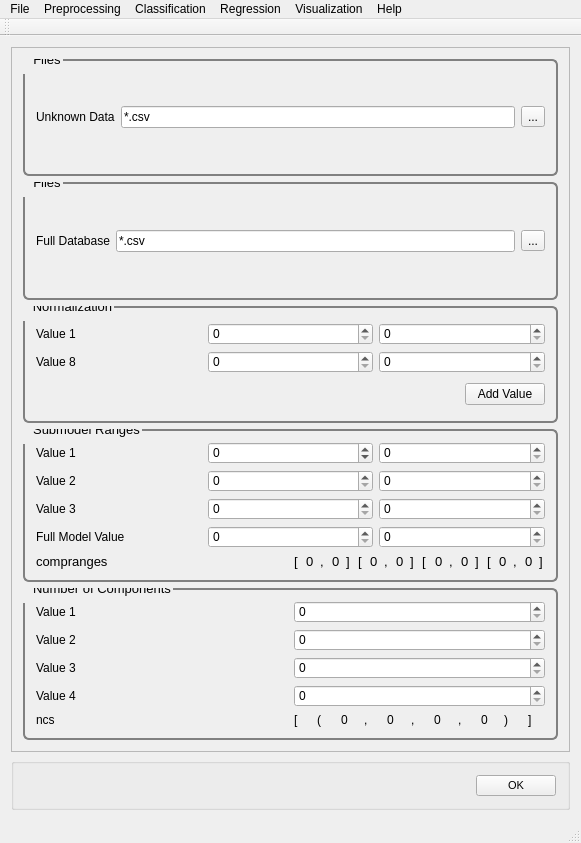
<?xml version="1.0" encoding="UTF-8"?>
<ui version="4.0">
 <class>MainWindow</class>
 <widget class="QMainWindow" name="MainWindow">
  <property name="geometry">
   <rect>
    <x>0</x>
    <y>0</y>
    <width>581</width>
    <height>843</height>
   </rect>
  </property>
  <property name="windowTitle">
   <string>PYSAT</string>
  </property>
  <widget class="QWidget" name="centralWidget">
   <layout class="QVBoxLayout" name="verticalLayout_23">
    <item>
     <widget class="QScrollArea" name="scrollArea">
      <property name="widgetResizable">
       <bool>true</bool>
      </property>
      <widget class="QWidget" name="scrollAreaWidgetContents_2">
       <property name="geometry">
        <rect>
         <x>0</x>
         <y>0</y>
         <width>561</width>
         <height>721</height>
        </rect>
       </property>
       <property name="font">
        <font>
         <pointsize>8</pointsize>
        </font>
       </property>
       <property name="styleSheet">
        <string notr="true">QGroupBox {
  border: 2px solid gray;
  border-radius: 6px;
  margin-top: 0.5em;
}

QGroupBox::title {

  padding-top: -14px;
  padding-left: 8px;
}
</string>
       </property>
       <layout class="QVBoxLayout" name="verticalLayout_8">
        <item>
         <widget class="QGroupBox" name="unknownData">
          <property name="font">
           <font>
            <pointsize>10</pointsize>
           </font>
          </property>
          <property name="title">
           <string>Files</string>
          </property>
          <layout class="QVBoxLayout" name="verticalLayout_6">
           <item>
            <layout class="QHBoxLayout" name="horizontalLayout">
             <item>
              <layout class="QVBoxLayout" name="verticalLayout">
               <item>
                <widget class="QLabel" name="label">
                 <property name="text">
                  <string>Unknown Data</string>
                 </property>
                </widget>
               </item>
              </layout>
             </item>
             <item>
              <layout class="QVBoxLayout" name="verticalLayout_3">
               <item>
                <widget class="QLineEdit" name="lineEdit_2">
                 <property name="text">
                  <string extracomment="Make this change whenever a new file is selected">*.csv</string>
                 </property>
                 <property name="readOnly">
                  <bool>true</bool>
                 </property>
                </widget>
               </item>
              </layout>
             </item>
             <item>
              <layout class="QVBoxLayout" name="verticalLayout_5">
               <item>
                <widget class="QToolButton" name="unknownDataButton">
                 <property name="text">
                  <string>...</string>
                 </property>
                </widget>
               </item>
              </layout>
             </item>
            </layout>
           </item>
          </layout>
         </widget>
        </item>
        <item>
         <widget class="QGroupBox" name="referenceData">
          <property name="font">
           <font>
            <pointsize>10</pointsize>
           </font>
          </property>
          <property name="title">
           <string>Files</string>
          </property>
          <layout class="QVBoxLayout" name="verticalLayout_15">
           <item>
            <layout class="QHBoxLayout" name="horizontalLayout_11">
             <item>
              <layout class="QVBoxLayout" name="verticalLayout_16">
               <item>
                <widget class="QLabel" name="label_8">
                 <property name="text">
                  <string>Full Database</string>
                 </property>
                </widget>
               </item>
              </layout>
             </item>
             <item>
              <layout class="QVBoxLayout" name="verticalLayout_20">
               <item>
                <widget class="QLineEdit" name="lineEdit_9">
                 <property name="text">
                  <string extracomment="Make this change whenever a new file is selected">*.csv</string>
                 </property>
                 <property name="readOnly">
                  <bool>true</bool>
                 </property>
                </widget>
               </item>
              </layout>
             </item>
             <item>
              <layout class="QVBoxLayout" name="verticalLayout_21">
               <item>
                <widget class="QToolButton" name="fullDataBaseButton_3">
                 <property name="text">
                  <string>...</string>
                 </property>
                </widget>
               </item>
              </layout>
             </item>
            </layout>
           </item>
          </layout>
         </widget>
        </item>
        <item>
         <widget class="QGroupBox" name="Normalization">
          <property name="font">
           <font>
            <pointsize>10</pointsize>
           </font>
          </property>
          <property name="title">
           <string>Normalization</string>
          </property>
          <layout class="QVBoxLayout" name="verticalLayout_27">
           <item>
            <layout class="QVBoxLayout" name="verticalLayout_26">
             <item>
              <layout class="QVBoxLayout" name="verticalLayout_2">
               <item>
                <layout class="QHBoxLayout" name="horizontalLayout_2">
                 <item>
                  <widget class="QLabel" name="norm_label">
                   <property name="text">
                    <string>Value 1</string>
                   </property>
                  </widget>
                 </item>
                 <item>
                  <widget class="QSpinBox" name="norm_spinBox_9">
                   <property name="maximum">
                    <number>1000</number>
                   </property>
                  </widget>
                 </item>
                 <item>
                  <widget class="QSpinBox" name="norm_spinBox">
                   <property name="maximum">
                    <number>1000</number>
                   </property>
                  </widget>
                 </item>
                </layout>
               </item>
              </layout>
             </item>
             <item>
              <layout class="QVBoxLayout" name="verticalLayout_22">
               <item>
                <layout class="QHBoxLayout" name="horizontalLayout_24">
                 <item>
                  <widget class="QLabel" name="norm_label_8">
                   <property name="text">
                    <string>Value 8</string>
                   </property>
                  </widget>
                 </item>
                 <item>
                  <widget class="QSpinBox" name="norm_spinBox_16">
                   <property name="maximum">
                    <number>1000</number>
                   </property>
                  </widget>
                 </item>
                 <item>
                  <widget class="QSpinBox" name="norm_spinBox_8">
                   <property name="maximum">
                    <number>1000</number>
                   </property>
                  </widget>
                 </item>
                </layout>
               </item>
              </layout>
             </item>
            </layout>
           </item>
           <item>
            <layout class="QHBoxLayout" name="horizontalLayout_25">
             <item>
              <spacer name="horizontalSpacer_6">
               <property name="orientation">
                <enum>Qt::Horizontal</enum>
               </property>
               <property name="sizeHint" stdset="0">
                <size>
                 <width>40</width>
                 <height>20</height>
                </size>
               </property>
              </spacer>
             </item>
             <item>
              <widget class="QPushButton" name="NormValuebutton">
               <property name="text">
                <string>Add Value</string>
               </property>
              </widget>
             </item>
            </layout>
           </item>
          </layout>
          <zorder></zorder>
          <zorder></zorder>
         </widget>
        </item>
        <item>
         <widget class="QGroupBox" name="CompRanges">
          <property name="font">
           <font>
            <pointsize>10</pointsize>
           </font>
          </property>
          <property name="title">
           <string>Submodel Ranges</string>
          </property>
          <layout class="QVBoxLayout" name="verticalLayout_7">
           <item>
            <layout class="QVBoxLayout" name="verticalLayout_4">
             <item>
              <layout class="QHBoxLayout" name="horizontalLayout_3">
               <item>
                <widget class="QLabel" name="label_80">
                 <property name="text">
                  <string>Value 1</string>
                 </property>
                </widget>
               </item>
               <item>
                <widget class="QSpinBox" name="comp_range">
                 <property name="minimum">
                  <number>-100</number>
                 </property>
                 <property name="maximum">
                  <number>1000</number>
                 </property>
                </widget>
               </item>
               <item>
                <widget class="QSpinBox" name="comp_range_2">
                 <property name="maximum">
                  <number>1000</number>
                 </property>
                </widget>
               </item>
              </layout>
             </item>
             <item>
              <layout class="QHBoxLayout" name="horizontalLayout_5">
               <item>
                <widget class="QLabel" name="label_81">
                 <property name="text">
                  <string>Value 2</string>
                 </property>
                </widget>
               </item>
               <item>
                <widget class="QSpinBox" name="comp_range_3">
                 <property name="maximum">
                  <number>1000</number>
                 </property>
                </widget>
               </item>
               <item>
                <widget class="QSpinBox" name="comp_range_4">
                 <property name="maximum">
                  <number>1000</number>
                 </property>
                </widget>
               </item>
              </layout>
             </item>
             <item>
              <layout class="QHBoxLayout" name="horizontalLayout_7">
               <item>
                <widget class="QLabel" name="label_82">
                 <property name="text">
                  <string>Value 3</string>
                 </property>
                </widget>
               </item>
               <item>
                <widget class="QSpinBox" name="comp_range_5">
                 <property name="maximum">
                  <number>1000</number>
                 </property>
                </widget>
               </item>
               <item>
                <widget class="QSpinBox" name="comp_range_6">
                 <property name="maximum">
                  <number>1000</number>
                 </property>
                </widget>
               </item>
              </layout>
             </item>
             <item>
              <layout class="QHBoxLayout" name="horizontalLayout_10">
               <item>
                <widget class="QLabel" name="label_85">
                 <property name="text">
                  <string>Full Model Value</string>
                 </property>
                </widget>
               </item>
               <item>
                <widget class="QSpinBox" name="comp_range_7">
                 <property name="maximum">
                  <number>1000</number>
                 </property>
                </widget>
               </item>
               <item>
                <widget class="QSpinBox" name="comp_range_8">
                 <property name="maximum">
                  <number>1000</number>
                 </property>
                </widget>
               </item>
              </layout>
             </item>
            </layout>
           </item>
           <item>
            <layout class="QHBoxLayout" name="horizontalLayout_9">
             <item>
              <widget class="QLabel" name="label_40">
               <property name="font">
                <font>
                 <pointsize>10</pointsize>
                </font>
               </property>
               <property name="text">
                <string>compranges</string>
               </property>
              </widget>
             </item>
             <item>
              <layout class="QHBoxLayout" name="horizontalLayout_6">
               <item>
                <widget class="QLabel" name="label_20">
                 <property name="font">
                  <font>
                   <pointsize>10</pointsize>
                  </font>
                 </property>
                 <property name="text">
                  <string>[</string>
                 </property>
                </widget>
               </item>
               <item>
                <widget class="QLabel" name="label_21">
                 <property name="font">
                  <font>
                   <pointsize>10</pointsize>
                  </font>
                 </property>
                 <property name="text">
                  <string>0</string>
                 </property>
                </widget>
               </item>
               <item>
                <widget class="QLabel" name="label_22">
                 <property name="font">
                  <font>
                   <pointsize>10</pointsize>
                  </font>
                 </property>
                 <property name="text">
                  <string>,</string>
                 </property>
                </widget>
               </item>
               <item>
                <widget class="QLabel" name="label_23">
                 <property name="font">
                  <font>
                   <pointsize>10</pointsize>
                  </font>
                 </property>
                 <property name="text">
                  <string>0</string>
                 </property>
                </widget>
               </item>
               <item>
                <widget class="QLabel" name="label_24">
                 <property name="font">
                  <font>
                   <pointsize>10</pointsize>
                  </font>
                 </property>
                 <property name="text">
                  <string>]</string>
                 </property>
                </widget>
               </item>
               <item>
                <widget class="QLabel" name="label_27">
                 <property name="font">
                  <font>
                   <pointsize>10</pointsize>
                  </font>
                 </property>
                 <property name="text">
                  <string>[</string>
                 </property>
                </widget>
               </item>
               <item>
                <widget class="QLabel" name="label_29">
                 <property name="font">
                  <font>
                   <pointsize>10</pointsize>
                  </font>
                 </property>
                 <property name="text">
                  <string>0</string>
                 </property>
                </widget>
               </item>
               <item>
                <widget class="QLabel" name="label_28">
                 <property name="font">
                  <font>
                   <pointsize>10</pointsize>
                  </font>
                 </property>
                 <property name="text">
                  <string>,</string>
                 </property>
                </widget>
               </item>
               <item>
                <widget class="QLabel" name="label_26">
                 <property name="font">
                  <font>
                   <pointsize>10</pointsize>
                  </font>
                 </property>
                 <property name="text">
                  <string>0</string>
                 </property>
                </widget>
               </item>
               <item>
                <widget class="QLabel" name="label_25">
                 <property name="font">
                  <font>
                   <pointsize>10</pointsize>
                  </font>
                 </property>
                 <property name="text">
                  <string>]</string>
                 </property>
                </widget>
               </item>
               <item>
                <widget class="QLabel" name="label_32">
                 <property name="font">
                  <font>
                   <pointsize>10</pointsize>
                  </font>
                 </property>
                 <property name="text">
                  <string>[</string>
                 </property>
                </widget>
               </item>
               <item>
                <widget class="QLabel" name="label_30">
                 <property name="font">
                  <font>
                   <pointsize>10</pointsize>
                  </font>
                 </property>
                 <property name="text">
                  <string>0</string>
                 </property>
                </widget>
               </item>
               <item>
                <widget class="QLabel" name="label_33">
                 <property name="font">
                  <font>
                   <pointsize>10</pointsize>
                  </font>
                 </property>
                 <property name="text">
                  <string>,</string>
                 </property>
                </widget>
               </item>
               <item>
                <widget class="QLabel" name="label_34">
                 <property name="font">
                  <font>
                   <pointsize>10</pointsize>
                  </font>
                 </property>
                 <property name="text">
                  <string>0</string>
                 </property>
                </widget>
               </item>
               <item>
                <widget class="QLabel" name="label_31">
                 <property name="font">
                  <font>
                   <pointsize>10</pointsize>
                  </font>
                 </property>
                 <property name="text">
                  <string>]</string>
                 </property>
                </widget>
               </item>
               <item>
                <widget class="QLabel" name="label_39">
                 <property name="font">
                  <font>
                   <pointsize>10</pointsize>
                  </font>
                 </property>
                 <property name="text">
                  <string>[</string>
                 </property>
                </widget>
               </item>
               <item>
                <widget class="QLabel" name="label_36">
                 <property name="font">
                  <font>
                   <pointsize>10</pointsize>
                  </font>
                 </property>
                 <property name="text">
                  <string>0</string>
                 </property>
                </widget>
               </item>
               <item>
                <widget class="QLabel" name="label_37">
                 <property name="font">
                  <font>
                   <pointsize>10</pointsize>
                  </font>
                 </property>
                 <property name="text">
                  <string>,</string>
                 </property>
                </widget>
               </item>
               <item>
                <widget class="QLabel" name="label_35">
                 <property name="font">
                  <font>
                   <pointsize>10</pointsize>
                  </font>
                 </property>
                 <property name="text">
                  <string>0</string>
                 </property>
                </widget>
               </item>
               <item>
                <widget class="QLabel" name="label_38">
                 <property name="font">
                  <font>
                   <pointsize>10</pointsize>
                  </font>
                 </property>
                 <property name="text">
                  <string>]</string>
                 </property>
                </widget>
               </item>
              </layout>
             </item>
            </layout>
           </item>
          </layout>
         </widget>
        </item>
        <item>
         <widget class="QGroupBox" name="CreateModels">
          <property name="font">
           <font>
            <pointsize>10</pointsize>
           </font>
          </property>
          <property name="title">
           <string>Number of Components</string>
          </property>
          <layout class="QVBoxLayout" name="verticalLayout_17">
           <item>
            <layout class="QHBoxLayout" name="horizontalLayout_14">
             <item>
              <layout class="QVBoxLayout" name="verticalLayout_18">
               <item>
                <widget class="QLabel" name="label_70">
                 <property name="text">
                  <string>Value 1</string>
                 </property>
                </widget>
               </item>
               <item>
                <widget class="QLabel" name="label_71">
                 <property name="text">
                  <string>Value 2</string>
                 </property>
                </widget>
               </item>
               <item>
                <widget class="QLabel" name="label_72">
                 <property name="text">
                  <string>Value 3</string>
                 </property>
                </widget>
               </item>
               <item>
                <widget class="QLabel" name="label_73">
                 <property name="text">
                  <string>Value 4</string>
                 </property>
                </widget>
               </item>
              </layout>
             </item>
             <item>
              <layout class="QVBoxLayout" name="verticalLayout_19">
               <item>
                <widget class="QSpinBox" name="create_model_spin">
                 <property name="maximum">
                  <number>20</number>
                 </property>
                </widget>
               </item>
               <item>
                <widget class="QSpinBox" name="create_model_spin_2">
                 <property name="maximum">
                  <number>20</number>
                 </property>
                </widget>
               </item>
               <item>
                <widget class="QSpinBox" name="create_model_spin_3">
                 <property name="maximum">
                  <number>20</number>
                 </property>
                </widget>
               </item>
               <item>
                <widget class="QSpinBox" name="create_model_spin_4">
                 <property name="maximum">
                  <number>20</number>
                 </property>
                </widget>
               </item>
              </layout>
             </item>
            </layout>
           </item>
           <item>
            <layout class="QHBoxLayout" name="horizontalLayout_15">
             <item>
              <widget class="QLabel" name="label_74">
               <property name="text">
                <string>ncs</string>
               </property>
              </widget>
             </item>
             <item>
              <layout class="QHBoxLayout" name="horizontalLayout_16">
               <item>
                <widget class="QLabel" name="label_75">
                 <property name="text">
                  <string>[</string>
                 </property>
                </widget>
               </item>
               <item>
                <widget class="QLabel" name="label_76">
                 <property name="text">
                  <string>(</string>
                 </property>
                </widget>
               </item>
               <item>
                <widget class="QLabel" name="label_77">
                 <property name="text">
                  <string>0</string>
                 </property>
                </widget>
               </item>
               <item>
                <widget class="QLabel" name="label_78">
                 <property name="text">
                  <string>,</string>
                 </property>
                </widget>
               </item>
               <item>
                <widget class="QLabel" name="label_79">
                 <property name="text">
                  <string>0</string>
                 </property>
                </widget>
               </item>
               <item>
                <widget class="QLabel" name="label_83">
                 <property name="text">
                  <string>,</string>
                 </property>
                </widget>
               </item>
               <item>
                <widget class="QLabel" name="label_84">
                 <property name="text">
                  <string>0</string>
                 </property>
                </widget>
               </item>
               <item>
                <widget class="QLabel" name="label_88">
                 <property name="text">
                  <string>,</string>
                 </property>
                </widget>
               </item>
               <item>
                <widget class="QLabel" name="label_89">
                 <property name="text">
                  <string>0</string>
                 </property>
                </widget>
               </item>
               <item>
                <widget class="QLabel" name="label_90">
                 <property name="text">
                  <string>)</string>
                 </property>
                </widget>
               </item>
               <item>
                <widget class="QLabel" name="label_91">
                 <property name="text">
                  <string>]</string>
                 </property>
                </widget>
               </item>
              </layout>
             </item>
            </layout>
           </item>
          </layout>
         </widget>
        </item>
       </layout>
       <zorder>CreateModels</zorder>
       <zorder>Normalization</zorder>
       <zorder>CompRanges</zorder>
       <zorder>unknownData</zorder>
       <zorder>referenceData</zorder>
      </widget>
     </widget>
    </item>
    <item>
     <widget class="QGroupBox" name="OK">
      <layout class="QHBoxLayout" name="ok">
       <item>
        <spacer name="horizontalSpacer_5">
         <property name="orientation">
          <enum>Qt::Horizontal</enum>
         </property>
         <property name="sizeHint" stdset="0">
          <size>
           <width>40</width>
           <height>20</height>
          </size>
         </property>
        </spacer>
       </item>
       <item>
        <widget class="QPushButton" name="okButton">
         <property name="font">
          <font>
           <pointsize>8</pointsize>
          </font>
         </property>
         <property name="mouseTracking">
          <bool>false</bool>
         </property>
         <property name="text">
          <string>OK</string>
         </property>
        </widget>
       </item>
      </layout>
     </widget>
    </item>
   </layout>
  </widget>
  <widget class="QToolBar" name="mainToolBar">
   <attribute name="toolBarArea">
    <enum>TopToolBarArea</enum>
   </attribute>
   <attribute name="toolBarBreak">
    <bool>false</bool>
   </attribute>
  </widget>
  <widget class="QStatusBar" name="statusBar"/>
  <widget class="QMenuBar" name="menuBar">
   <property name="geometry">
    <rect>
     <x>0</x>
     <y>0</y>
     <width>581</width>
     <height>21</height>
    </rect>
   </property>
   <widget class="QMenu" name="menuFile">
    <property name="title">
     <string>File</string>
    </property>
    <addaction name="actionLoad_Refence_Data"/>
    <addaction name="actionLoad_Unknown_Data"/>
    <addaction name="actionSet_output_location"/>
    <addaction name="separator"/>
    <addaction name="actionSave_Current_Plots"/>
    <addaction name="actionSave_Current_Data"/>
    <addaction name="separator"/>
    <addaction name="actionCreate_New_Workflow"/>
    <addaction name="actionSave_Current_Workflow"/>
    <addaction name="separator"/>
    <addaction name="actionExit"/>
   </widget>
   <widget class="QMenu" name="menuPreprocessing">
    <property name="title">
     <string>Preprocessing</string>
    </property>
    <widget class="QMenu" name="menuBaseline_Removal">
     <property name="title">
      <string>Baseline Removal</string>
     </property>
     <addaction name="actionALS"/>
     <addaction name="actionDietrich"/>
     <addaction name="actionPolyFit"/>
     <addaction name="actionAirPLS"/>
     <addaction name="actionFABC"/>
     <addaction name="actionKK"/>
     <addaction name="actionMario"/>
     <addaction name="actionMedian"/>
     <addaction name="actionRubberband"/>
     <addaction name="actionUndecimated_Wavelet"/>
    </widget>
    <widget class="QMenu" name="menuCalibration_Transfer">
     <property name="title">
      <string>Calibration Transfer</string>
     </property>
     <addaction name="actionRatio"/>
     <addaction name="actionTommy_s_Methgod"/>
     <addaction name="actionPiecewise_Direct_Standardization"/>
     <addaction name="actionOthers_3"/>
    </widget>
    <addaction name="actionNormalization"/>
    <addaction name="actionNoise_Reduction"/>
    <addaction name="actionApply_Mask"/>
    <addaction name="actionInterpolate"/>
    <addaction name="actionInstrument_Response"/>
    <addaction name="menuBaseline_Removal"/>
    <addaction name="menuCalibration_Transfer"/>
    <addaction name="actionICA_2"/>
    <addaction name="actionPCA_2"/>
   </widget>
   <widget class="QMenu" name="menuRegression">
    <property name="title">
     <string>Regression</string>
    </property>
    <addaction name="actionCross_Validation"/>
    <addaction name="actionTrain"/>
    <addaction name="actionPredict"/>
   </widget>
   <widget class="QMenu" name="menuHelp">
    <property name="title">
     <string>Help</string>
    </property>
    <addaction name="actionIndex"/>
    <addaction name="actionContent_2"/>
    <addaction name="separator"/>
    <addaction name="actionAbout"/>
    <addaction name="actionAbout_QtCreator"/>
   </widget>
   <widget class="QMenu" name="menuClassification">
    <property name="title">
     <string>Classification</string>
    </property>
    <widget class="QMenu" name="menuSupervised">
     <property name="title">
      <string>Supervised</string>
     </property>
     <addaction name="actionPLS_DA"/>
     <addaction name="actionSIMCA"/>
    </widget>
    <widget class="QMenu" name="menuClustering">
     <property name="title">
      <string>Clustering</string>
     </property>
     <addaction name="actionK_means"/>
     <addaction name="actionHierarchical_2"/>
    </widget>
    <addaction name="menuSupervised"/>
    <addaction name="menuClustering"/>
   </widget>
   <widget class="QMenu" name="menuVisualization">
    <property name="title">
     <string>Visualization</string>
    </property>
    <addaction name="actionLine_Plot"/>
    <addaction name="action1_to_1_Plot"/>
    <addaction name="actionScatter_Plot"/>
   </widget>
   <addaction name="menuFile"/>
   <addaction name="menuPreprocessing"/>
   <addaction name="menuClassification"/>
   <addaction name="menuRegression"/>
   <addaction name="menuVisualization"/>
   <addaction name="menuHelp"/>
  </widget>
  <action name="actionLoad_Refence_Data">
   <property name="text">
    <string>Load Refence Data</string>
   </property>
  </action>
  <action name="actionLoad_Unknown_Data">
   <property name="text">
    <string>Load Unknown Data</string>
   </property>
  </action>
  <action name="actionSave_Current_Workflow">
   <property name="text">
    <string>Save Current Workflow</string>
   </property>
  </action>
  <action name="actionSave_Current_Plots">
   <property name="text">
    <string>Save Current Plots</string>
   </property>
  </action>
  <action name="actionSave_Current_Data">
   <property name="text">
    <string>Save Current Data</string>
   </property>
  </action>
  <action name="actionCreate_New_Workflow">
   <property name="text">
    <string>Create New Workflow</string>
   </property>
  </action>
  <action name="actionNoise_Reduction">
   <property name="text">
    <string>Noise Reduction</string>
   </property>
  </action>
  <action name="actionApply_Mask">
   <property name="text">
    <string>Apply Mask</string>
   </property>
  </action>
  <action name="actionInterpolate">
   <property name="text">
    <string>Interpolate</string>
   </property>
  </action>
  <action name="actionInstrument_Response">
   <property name="text">
    <string>Instrument Response</string>
   </property>
  </action>
  <action name="actionALS">
   <property name="text">
    <string>ALS</string>
   </property>
  </action>
  <action name="actionDietrich">
   <property name="text">
    <string>Dietrich</string>
   </property>
  </action>
  <action name="actionPolyFit">
   <property name="text">
    <string>PolyFit</string>
   </property>
  </action>
  <action name="actionAirPLS">
   <property name="text">
    <string>AirPLS</string>
   </property>
  </action>
  <action name="actionFABC">
   <property name="text">
    <string>FABC</string>
   </property>
  </action>
  <action name="actionKK">
   <property name="text">
    <string>KK</string>
   </property>
  </action>
  <action name="actionMario">
   <property name="text">
    <string>Mario</string>
   </property>
  </action>
  <action name="actionMedian">
   <property name="text">
    <string>Median</string>
   </property>
  </action>
  <action name="actionRubberband">
   <property name="text">
    <string>Rubberband</string>
   </property>
  </action>
  <action name="actionUndecimated_Wavelet">
   <property name="text">
    <string>Undecimated Wavelet</string>
   </property>
  </action>
  <action name="actionRatio">
   <property name="text">
    <string>Ratio</string>
   </property>
  </action>
  <action name="actionTommy_s_Methgod">
   <property name="text">
    <string>Tommy's Method</string>
   </property>
  </action>
  <action name="actionPiecewise_Direct_Standardization">
   <property name="text">
    <string>Piecewise Direct Standardization</string>
   </property>
  </action>
  <action name="actionPCA">
   <property name="text">
    <string>PCA</string>
   </property>
  </action>
  <action name="actionICA">
   <property name="text">
    <string>ICA</string>
   </property>
  </action>
  <action name="actionK_Means">
   <property name="text">
    <string>K-Means</string>
   </property>
  </action>
  <action name="actionHierarchical">
   <property name="text">
    <string>Hierarchical</string>
   </property>
  </action>
  <action name="actionOthers">
   <property name="text">
    <string>Others...</string>
   </property>
  </action>
  <action name="actionOthers_2">
   <property name="text">
    <string>Others...</string>
   </property>
  </action>
  <action name="actionOthers_3">
   <property name="text">
    <string>Others...</string>
   </property>
  </action>
  <action name="actionPLS">
   <property name="text">
    <string>PLS</string>
   </property>
  </action>
  <action name="actionSM_PLS">
   <property name="text">
    <string>SM-PLS</string>
   </property>
  </action>
  <action name="actionICA_Regression">
   <property name="text">
    <string>ICA Regression</string>
   </property>
  </action>
  <action name="actionGaussian_Process">
   <property name="text">
    <string>Gaussian Process</string>
   </property>
  </action>
  <action name="actionMLP">
   <property name="text">
    <string>MLP</string>
   </property>
  </action>
  <action name="actionSVM">
   <property name="text">
    <string>SVM</string>
   </property>
  </action>
  <action name="actionOthers_4">
   <property name="text">
    <string>Others...</string>
   </property>
  </action>
  <action name="actionOthers_5">
   <property name="text">
    <string>Others...</string>
   </property>
  </action>
  <action name="actionIndex">
   <property name="text">
    <string>Index</string>
   </property>
  </action>
  <action name="actionContent_2">
   <property name="text">
    <string>Content</string>
   </property>
  </action>
  <action name="actionAbout">
   <property name="text">
    <string>About...</string>
   </property>
  </action>
  <action name="actionAbout_QtCreator">
   <property name="text">
    <string>About Qt...</string>
   </property>
  </action>
  <action name="actionExit">
   <property name="text">
    <string>Exit</string>
   </property>
  </action>
  <action name="actionNormalization">
   <property name="text">
    <string>Normalization</string>
   </property>
  </action>
  <action name="actionICA_2">
   <property name="text">
    <string>ICA</string>
   </property>
  </action>
  <action name="actionPCA_2">
   <property name="text">
    <string>PCA</string>
   </property>
  </action>
  <action name="actionPLS_DA">
   <property name="text">
    <string>PLS-DA</string>
   </property>
  </action>
  <action name="actionSIMCA">
   <property name="text">
    <string>SIMCA</string>
   </property>
  </action>
  <action name="actionK_means">
   <property name="text">
    <string>K-means</string>
   </property>
  </action>
  <action name="actionHierarchical_2">
   <property name="text">
    <string>Hierarchical</string>
   </property>
  </action>
  <action name="actionCross_Validation">
   <property name="text">
    <string>Cross Validation</string>
   </property>
  </action>
  <action name="actionTrain">
   <property name="text">
    <string>Train</string>
   </property>
  </action>
  <action name="actionPredict">
   <property name="text">
    <string>Predict</string>
   </property>
  </action>
  <action name="actionLine_Plot">
   <property name="text">
    <string>Line Plot</string>
   </property>
  </action>
  <action name="action1_to_1_Plot">
   <property name="text">
    <string>1 to 1 Plot</string>
   </property>
  </action>
  <action name="actionScatter_Plot">
   <property name="text">
    <string>Scatter Plot</string>
   </property>
  </action>
  <action name="actionSet_output_location">
   <property name="text">
    <string>Output Location</string>
   </property>
  </action>
 </widget>
 <layoutdefault spacing="6" margin="11"/>
 <resources/>
 <connections>
  <connection>
   <sender>create_model_spin_2</sender>
   <signal>valueChanged(int)</signal>
   <receiver>label_79</receiver>
   <slot>setNum(int)</slot>
   <hints>
    <hint type="sourcelabel">
     <x>399</x>
     <y>307</y>
    </hint>
    <hint type="destinationlabel">
     <x>383</x>
     <y>383</y>
    </hint>
   </hints>
  </connection>
  <connection>
   <sender>create_model_spin</sender>
   <signal>valueChanged(int)</signal>
   <receiver>label_77</receiver>
   <slot>setNum(int)</slot>
   <hints>
    <hint type="sourcelabel">
     <x>336</x>
     <y>268</y>
    </hint>
    <hint type="destinationlabel">
     <x>338</x>
     <y>385</y>
    </hint>
   </hints>
  </connection>
  <connection>
   <sender>create_model_spin_3</sender>
   <signal>valueChanged(int)</signal>
   <receiver>label_84</receiver>
   <slot>setNum(int)</slot>
   <hints>
    <hint type="sourcelabel">
     <x>443</x>
     <y>329</y>
    </hint>
    <hint type="destinationlabel">
     <x>430</x>
     <y>386</y>
    </hint>
   </hints>
  </connection>
  <connection>
   <sender>create_model_spin_4</sender>
   <signal>valueChanged(int)</signal>
   <receiver>label_89</receiver>
   <slot>setNum(int)</slot>
   <hints>
    <hint type="sourcelabel">
     <x>485</x>
     <y>356</y>
    </hint>
    <hint type="destinationlabel">
     <x>473</x>
     <y>378</y>
    </hint>
   </hints>
  </connection>
  <connection>
   <sender>comp_range</sender>
   <signal>valueChanged(int)</signal>
   <receiver>label_21</receiver>
   <slot>setNum(int)</slot>
   <hints>
    <hint type="sourcelabel">
     <x>260</x>
     <y>89</y>
    </hint>
    <hint type="destinationlabel">
     <x>306</x>
     <y>221</y>
    </hint>
   </hints>
  </connection>
  <connection>
   <sender>comp_range_2</sender>
   <signal>valueChanged(int)</signal>
   <receiver>label_23</receiver>
   <slot>setNum(int)</slot>
   <hints>
    <hint type="sourcelabel">
     <x>534</x>
     <y>84</y>
    </hint>
    <hint type="destinationlabel">
     <x>329</x>
     <y>218</y>
    </hint>
   </hints>
  </connection>
  <connection>
   <sender>comp_range_3</sender>
   <signal>valueChanged(int)</signal>
   <receiver>label_29</receiver>
   <slot>setNum(int)</slot>
   <hints>
    <hint type="sourcelabel">
     <x>364</x>
     <y>114</y>
    </hint>
    <hint type="destinationlabel">
     <x>368</x>
     <y>212</y>
    </hint>
   </hints>
  </connection>
  <connection>
   <sender>comp_range_4</sender>
   <signal>valueChanged(int)</signal>
   <receiver>label_26</receiver>
   <slot>setNum(int)</slot>
   <hints>
    <hint type="sourcelabel">
     <x>445</x>
     <y>116</y>
    </hint>
    <hint type="destinationlabel">
     <x>394</x>
     <y>215</y>
    </hint>
   </hints>
  </connection>
  <connection>
   <sender>comp_range_5</sender>
   <signal>valueChanged(int)</signal>
   <receiver>label_30</receiver>
   <slot>setNum(int)</slot>
   <hints>
    <hint type="sourcelabel">
     <x>364</x>
     <y>144</y>
    </hint>
    <hint type="destinationlabel">
     <x>431</x>
     <y>215</y>
    </hint>
   </hints>
  </connection>
  <connection>
   <sender>comp_range_6</sender>
   <signal>valueChanged(int)</signal>
   <receiver>label_34</receiver>
   <slot>setNum(int)</slot>
   <hints>
    <hint type="sourcelabel">
     <x>453</x>
     <y>152</y>
    </hint>
    <hint type="destinationlabel">
     <x>457</x>
     <y>215</y>
    </hint>
   </hints>
  </connection>
  <connection>
   <sender>comp_range_7</sender>
   <signal>valueChanged(int)</signal>
   <receiver>label_36</receiver>
   <slot>setNum(int)</slot>
   <hints>
    <hint type="sourcelabel">
     <x>305</x>
     <y>178</y>
    </hint>
    <hint type="destinationlabel">
     <x>494</x>
     <y>215</y>
    </hint>
   </hints>
  </connection>
  <connection>
   <sender>comp_range_8</sender>
   <signal>valueChanged(int)</signal>
   <receiver>label_35</receiver>
   <slot>setNum(int)</slot>
   <hints>
    <hint type="sourcelabel">
     <x>504</x>
     <y>184</y>
    </hint>
    <hint type="destinationlabel">
     <x>518</x>
     <y>210</y>
    </hint>
   </hints>
  </connection>
 </connections>
</ui>
